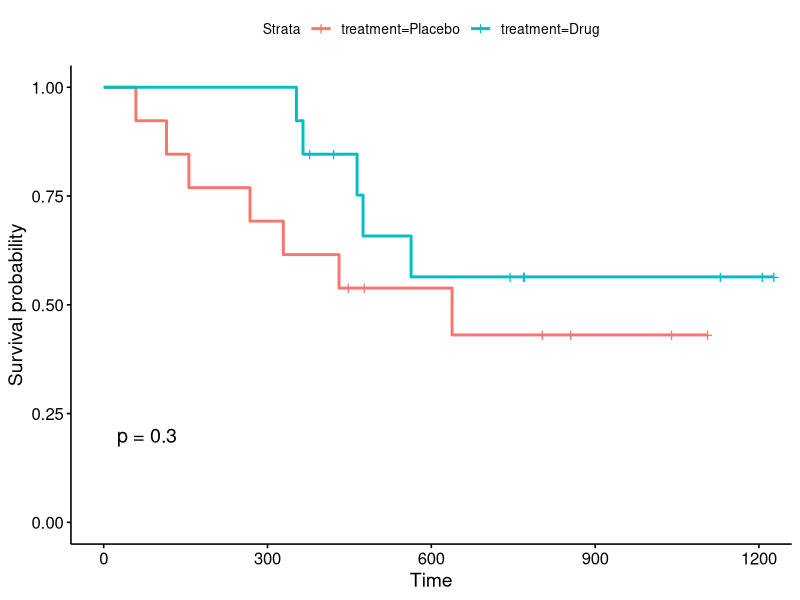
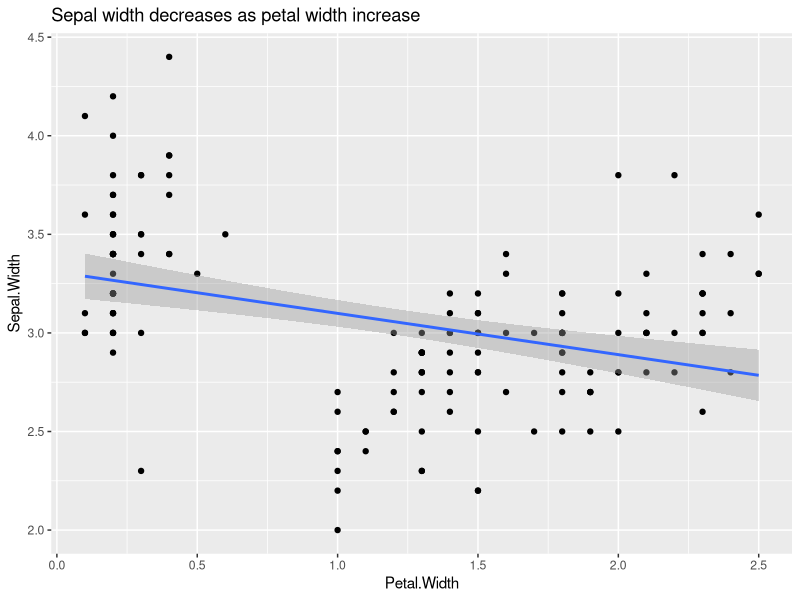
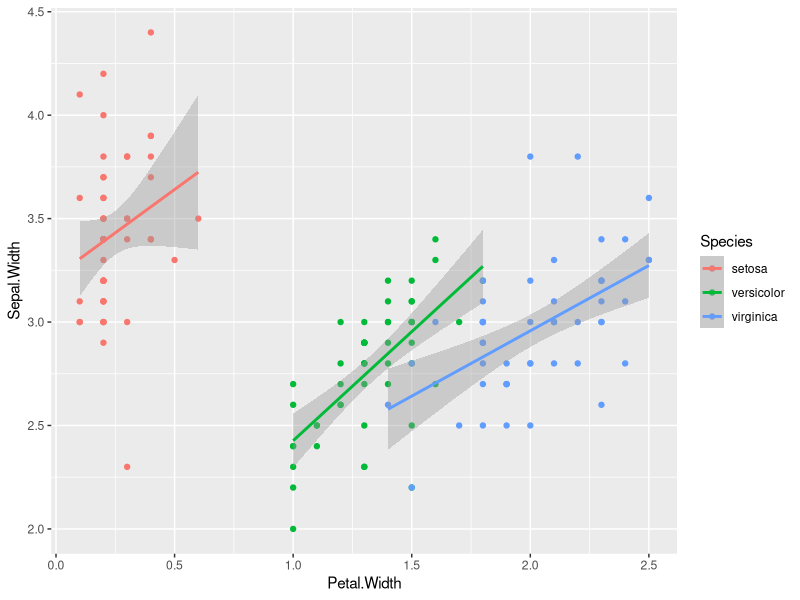
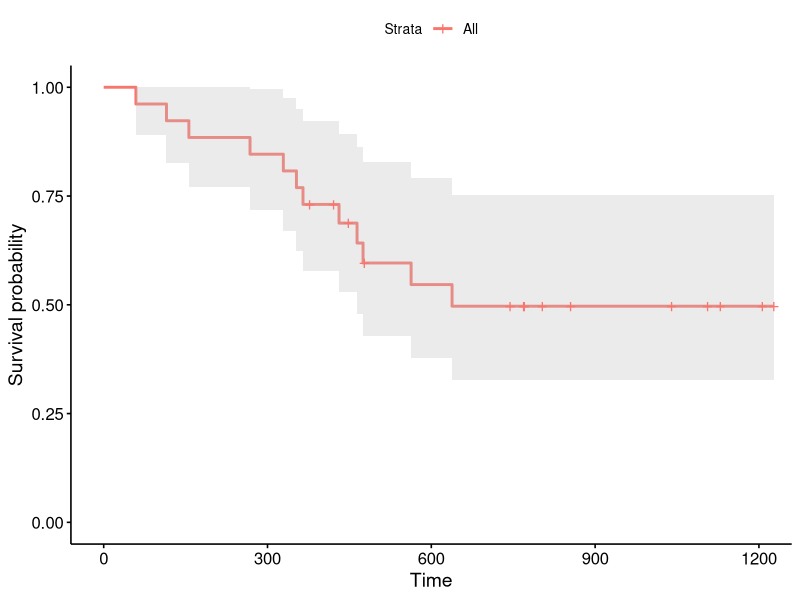
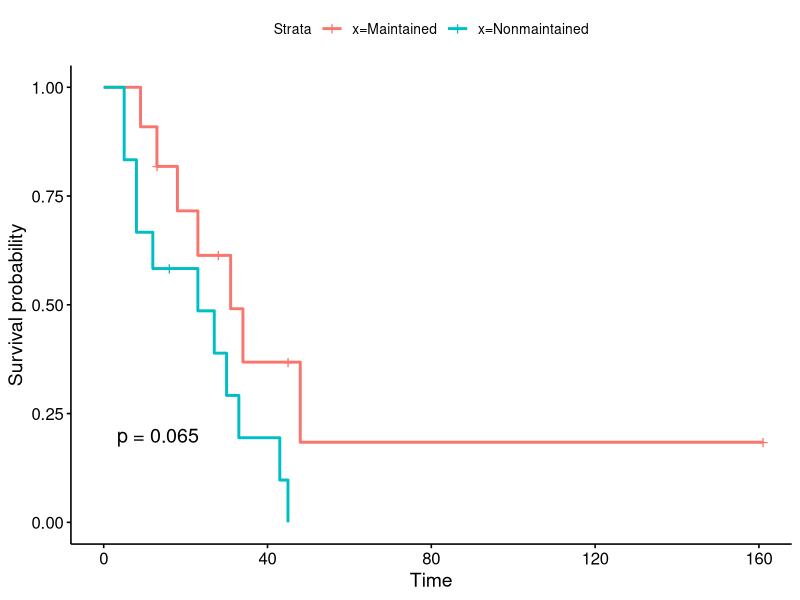

Recreate these plots in R, in order. (Note: this script raises an error after producing the figures.)
## ---- chunk 1
library(survival)
library(survminer)
library(dplyr)
library(stringr)
library(rms)
## ---- chunk 2
data(ovarian)
ovarian <- ovarian %>%
  mutate(treatment = case_when(rx == 1 ~ "Placebo", 
                               rx == 2 ~ "Drug")) %>%
  mutate(treatment = relevel(factor(treatment), ref = "Placebo"))
ovarian.survfit <- survfit(Surv(futime, fustat) ~ treatment, data = ovarian)
ggsurvplot(ovarian.survfit, data = ovarian, pval = T)
## ---- chunk 3
data("iris")
iris %>%
  ggplot(aes(Petal.Width, Sepal.Width)) +
  geom_point() +
  geom_smooth(method = "lm") +
  ggtitle("Sepal width decreases as petal width increase")
## ---- chunk 4
data("iris")
iris %>%
  ggplot(aes(Petal.Width, Sepal.Width)) +
  geom_point(aes(color = Species)) +
  geom_smooth(aes(color = Species), method = "lm")
## ---- chunk 5
overall.survival <- survfit(Surv(futime, fustat) ~ 1, data = ovarian)
ggsurvplot(overall.survival, conf.int = T)
## ---- chunk 6
attach(aml)
## ---- chunk 7
aml.logrank <- survfit(Surv(aml$time, aml$status) ~ x, data = aml)
ggsurvplot(aml.logrank, pval = T)
## ---- chunk 8
getHdata(prostate)
prostate <- prostate %>%
  mutate(status = case_when(
    str_detect(status, "alive") ~ 0,
    str_detect(status, "dead") ~ 1
  ))
ddist <- datadist(prostate)
options(datadist = "ddist")
S <- Surv(prostate$dtime, prostate$status)
## ---- chunk 9
model <- cph(S ~ age + rx, data = prostate)
## ---- chunk 10
nonlinear.fit <- cph(S ~ rcs(age, 5) + rx, data = prostate)
## ---- chunk 11
anova(nonlinear.fit)
## ---- chunk 12
ggplot(Predict(nonlinear.fit, age, fun = exp)) + 
  ggtitle("Effect of Age on Survival") +
  labs(x = "Age (Years)", y = "Hazard Ratio")
## ---- chunk 13
ph.fit <- cph(S ~ rcs(age, 5) + rx, data = prostate, x=T, y=T)
## ---- chunk 14
cox.zph(ph.fit)
## ---- chunk 15
f <- cph(S ~ rcs(age, 5) + strat(rx), data = prostate)
